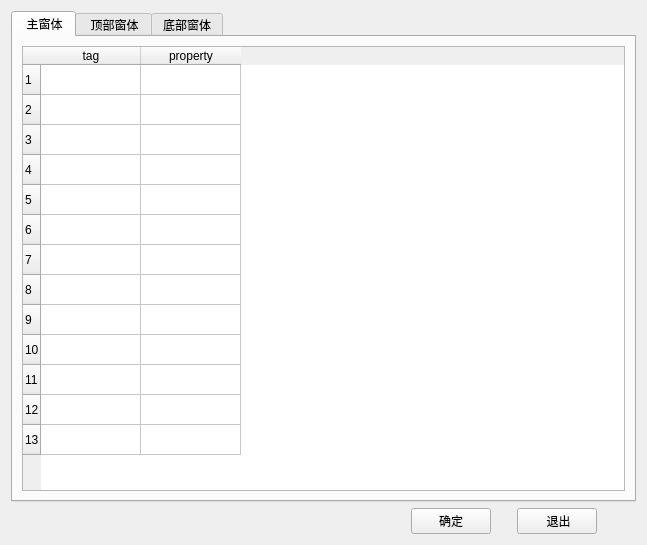
<?xml version="1.0" encoding="UTF-8"?>
<ui version="4.0">
 <class>Form</class>
 <widget class="QWidget" name="Form">
  <property name="geometry">
   <rect>
    <x>0</x>
    <y>0</y>
    <width>647</width>
    <height>545</height>
   </rect>
  </property>
  <property name="windowTitle">
   <string>Form</string>
  </property>
  <layout class="QVBoxLayout" name="verticalLayout">
   <item>
    <widget class="QTabWidget" name="tab_center">
     <property name="currentIndex">
      <number>0</number>
     </property>
     <widget class="QWidget" name="tab">
      <attribute name="title">
       <string> 主窗体</string>
      </attribute>
      <layout class="QVBoxLayout" name="verticalLayout_4">
       <item>
        <widget class="QTableWidget" name="tbwgt_center">
         <row>
          <property name="text">
           <string>1</string>
          </property>
         </row>
         <row>
          <property name="text">
           <string>2</string>
          </property>
         </row>
         <row>
          <property name="text">
           <string>3</string>
          </property>
         </row>
         <row>
          <property name="text">
           <string>4</string>
          </property>
         </row>
         <row>
          <property name="text">
           <string>5</string>
          </property>
         </row>
         <row>
          <property name="text">
           <string>6</string>
          </property>
         </row>
         <row>
          <property name="text">
           <string>7</string>
          </property>
         </row>
         <row>
          <property name="text">
           <string>8</string>
          </property>
         </row>
         <row>
          <property name="text">
           <string>9</string>
          </property>
         </row>
         <row>
          <property name="text">
           <string>10</string>
          </property>
         </row>
         <row>
          <property name="text">
           <string>11</string>
          </property>
         </row>
         <row>
          <property name="text">
           <string>12</string>
          </property>
         </row>
         <row>
          <property name="text">
           <string>13</string>
          </property>
         </row>
         <column>
          <property name="text">
           <string>tag</string>
          </property>
         </column>
         <column>
          <property name="text">
           <string>property</string>
          </property>
          <property name="textAlignment">
           <set>AlignCenter</set>
          </property>
         </column>
        </widget>
       </item>
      </layout>
     </widget>
     <widget class="QWidget" name="tab_2">
      <attribute name="title">
       <string> 顶部窗体</string>
      </attribute>
      <layout class="QVBoxLayout" name="verticalLayout_3">
       <item>
        <widget class="QTableWidget" name="tbwgt_top">
         <row>
          <property name="text">
           <string>1</string>
          </property>
         </row>
         <row>
          <property name="text">
           <string>2</string>
          </property>
         </row>
         <row>
          <property name="text">
           <string>3</string>
          </property>
         </row>
         <row>
          <property name="text">
           <string>4</string>
          </property>
         </row>
         <row>
          <property name="text">
           <string>5</string>
          </property>
         </row>
         <row>
          <property name="text">
           <string>6</string>
          </property>
         </row>
         <row>
          <property name="text">
           <string>7</string>
          </property>
         </row>
         <row>
          <property name="text">
           <string>8</string>
          </property>
         </row>
         <row>
          <property name="text">
           <string>9</string>
          </property>
         </row>
         <row>
          <property name="text">
           <string>10</string>
          </property>
         </row>
         <row>
          <property name="text">
           <string>11</string>
          </property>
         </row>
         <row>
          <property name="text">
           <string>12</string>
          </property>
         </row>
         <row>
          <property name="text">
           <string>13</string>
          </property>
         </row>
         <column>
          <property name="text">
           <string>tag</string>
          </property>
         </column>
         <column>
          <property name="text">
           <string>property</string>
          </property>
         </column>
        </widget>
       </item>
      </layout>
     </widget>
     <widget class="QWidget" name="tab_3">
      <attribute name="title">
       <string>底部窗体</string>
      </attribute>
      <layout class="QVBoxLayout" name="verticalLayout_2">
       <item>
        <widget class="QTableWidget" name="tbwgt_bottom">
         <row>
          <property name="text">
           <string>1</string>
          </property>
         </row>
         <row>
          <property name="text">
           <string>2</string>
          </property>
         </row>
         <row>
          <property name="text">
           <string>3</string>
          </property>
         </row>
         <row>
          <property name="text">
           <string>4</string>
          </property>
         </row>
         <row>
          <property name="text">
           <string>5</string>
          </property>
         </row>
         <row>
          <property name="text">
           <string>6</string>
          </property>
         </row>
         <row>
          <property name="text">
           <string>7</string>
          </property>
         </row>
         <row>
          <property name="text">
           <string>8</string>
          </property>
         </row>
         <row>
          <property name="text">
           <string>9</string>
          </property>
         </row>
         <row>
          <property name="text">
           <string>10</string>
          </property>
         </row>
         <row>
          <property name="text">
           <string>11</string>
          </property>
         </row>
         <row>
          <property name="text">
           <string>12</string>
          </property>
         </row>
         <row>
          <property name="text">
           <string>13</string>
          </property>
         </row>
         <column>
          <property name="text">
           <string>tag</string>
          </property>
         </column>
         <column>
          <property name="text">
           <string>property</string>
          </property>
         </column>
        </widget>
       </item>
      </layout>
     </widget>
    </widget>
   </item>
   <item>
    <layout class="QHBoxLayout" name="horizontalLayout">
     <item>
      <spacer name="horizontalSpacer">
       <property name="orientation">
        <enum>Qt::Horizontal</enum>
       </property>
       <property name="sizeType">
        <enum>QSizePolicy::Fixed</enum>
       </property>
       <property name="sizeHint" stdset="0">
        <size>
         <width>400</width>
         <height>20</height>
        </size>
       </property>
      </spacer>
     </item>
     <item>
      <widget class="QPushButton" name="btn_OK">
       <property name="text">
        <string>确定</string>
       </property>
      </widget>
     </item>
     <item>
      <spacer name="horizontalSpacer_2">
       <property name="orientation">
        <enum>Qt::Horizontal</enum>
       </property>
       <property name="sizeType">
        <enum>QSizePolicy::Fixed</enum>
       </property>
       <property name="sizeHint" stdset="0">
        <size>
         <width>20</width>
         <height>20</height>
        </size>
       </property>
      </spacer>
     </item>
     <item>
      <widget class="QPushButton" name="btn_Cancel">
       <property name="text">
        <string> 退出</string>
       </property>
      </widget>
     </item>
     <item>
      <spacer name="horizontalSpacer_3">
       <property name="orientation">
        <enum>Qt::Horizontal</enum>
       </property>
       <property name="sizeHint" stdset="0">
        <size>
         <width>40</width>
         <height>20</height>
        </size>
       </property>
      </spacer>
     </item>
    </layout>
   </item>
  </layout>
 </widget>
 <resources/>
 <connections/>
</ui>
